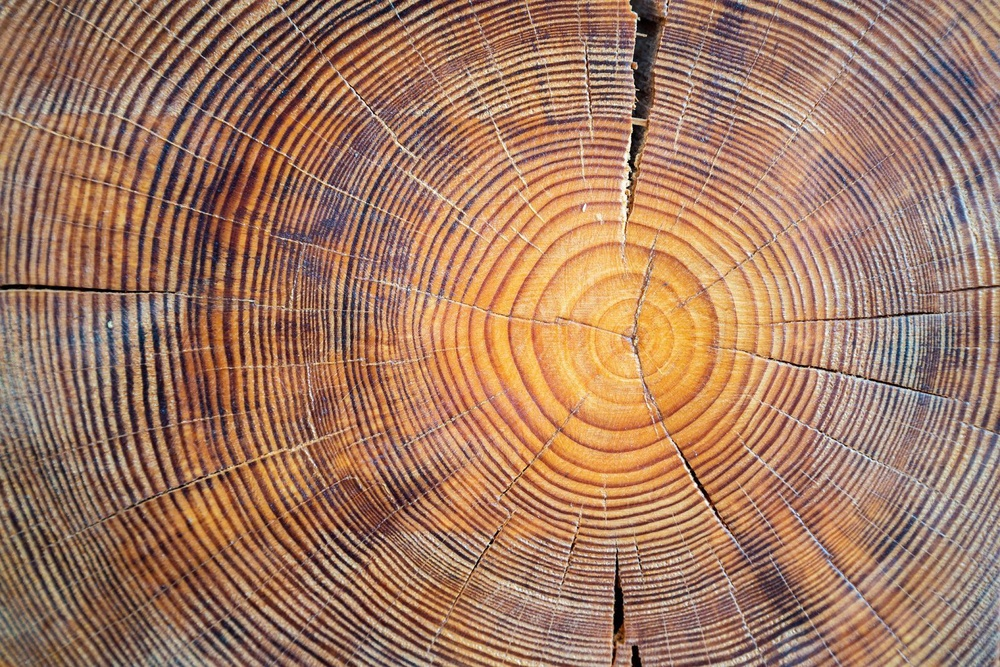
#> input picture class_exercises/external_examples/cut_tree.jpg, 1000 x 667 px, shrunk from 1600 x 1067 before the run
$ python azules.py ../../class_exercises/external_examples/cut_tree.jpg 5
#> lines starting #> are read from the running program, lines starting #| are printed output that depends on the picture
#> in main, imagen_original is the input picture: PIL image 1000x667 RGB; mean R, G, B 162.7, 122.2, 98.5
from tkinter import *
from PIL import Image, ImageTk
import math
import sys
from sys import argv


def otro_gris(imagen_original):
    #escala de grises
    #toma el valor maximo del rgb de cada pixel

    x, y = imagen_original.size
#> x = 1000; y = 667
    imagen_gris = Image.new("RGB", (x,y))
#> imagen_gris: PIL image 1000x667 RGB; every value is 0
    pixeles = []

    for a in range(y):
        for b in range(x):
            r, g, b = imagen_original.getpixel((b, a))
            rgb = (r, g, b)
                #se elige el valor mas grande
            maximo = max(rgb)
            data = (maximo, maximo, maximo)
            pixeles.append(data)
#> after the loop, pixeles = 667000 items
    imagen_gris.putdata(pixeles)
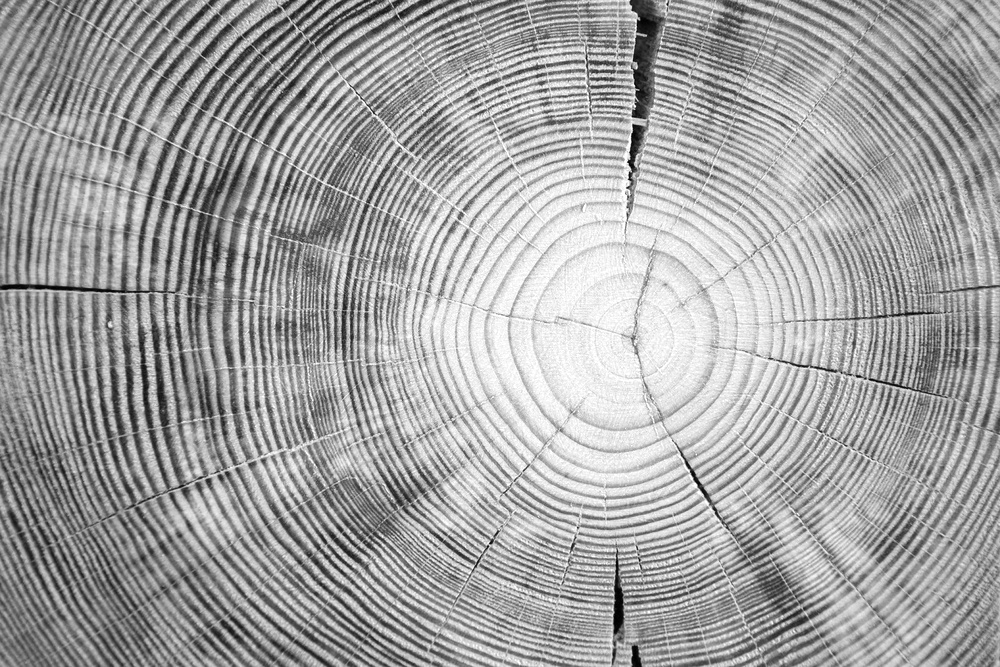
#> imagen_gris: PIL image 1000x667 RGB; min 0, max 255, mean 163
    imagen_gris.save("imagen_gris.png")
    return imagen_gris

def puntos(imagen_original):

    x, y = imagen_original.size
#> x = 1000; y = 667
    prueba = imagen_original.load()
    nueva_imagen = imagen_original.copy()
    prueba_nueva = nueva_imagen.load()
    minimo = int(argv[2])

    #x es el ancho
    #y es la altura
    for i in range(x):
        for j in range(y):
            pix = []
            for q in [-1, 0, 1]:
                for w in [-1, 0, 1]:
                    if 0 <= i+q  < x and 0 <= j+w  < y:
                        pix.append(prueba[i+q,j+w][1])
            pix.sort()
            mediana= len(pix)/2

            if len(pix)%2 == 0:
                med=(pix[int(mediana)]+pix[int(mediana-1)])/2
            else:
                med=pix[int(mediana)]
            med = math.trunc(med)
            prueba_nueva[i,j] = (med,med,med)

    for i in range(x):
        for j in range(y):
            otro= prueba_nueva[i,j][1]-prueba[i,j][1]
            if otro < 0:
                otro = 0
            if otro > 255:
                otro = 255
            if otro > minimo:
                prueba[i,j]= (otro,otro,otro)
            else:
                prueba[i,j]=(0,0,0)
            print(otro)
    lista = []
    for i in range(x):
        for j in range(y):
            if imagen_original.getpixel((i,j))!=(255,0,0) and imagen_original.getpixel((i,j))!=(0,0,0):
                lista.append(( imagen_original, (255,0,0)))
#> after the loop, lista = 145182 items

    imagen_original.save('esquina.png')
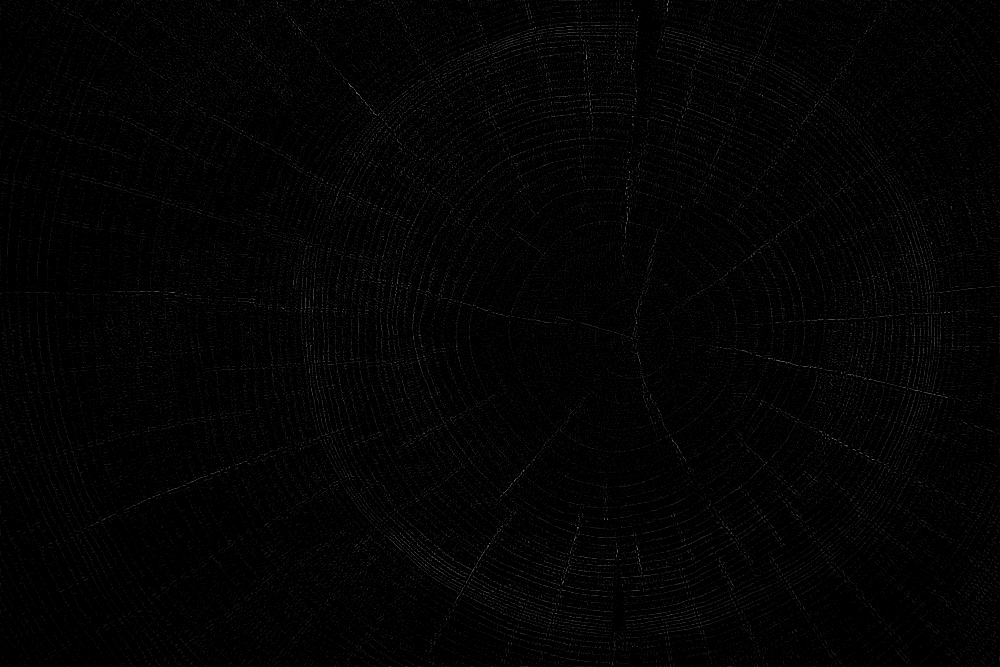
#> saved as esquina.png: PIL image 1000x667 RGB; min 0, max 128, mean 3.2
    return imagen_original


# [27 lines of commented-out code are left out]


def main():
    """funcion principal
    """
    try:
        imagen_inicial = sys.argv[1]
        #print imagen_inicial
        imagen_original = Image.open(imagen_inicial)
        imagen_original = imagen_original.convert('RGB')
    except:
        print("selecciona la imagen")
        return
    imagen_b = otro_gris(imagen_original)
    nueva = puntos(imagen_b)


if __name__ == "__main__":
    main()
